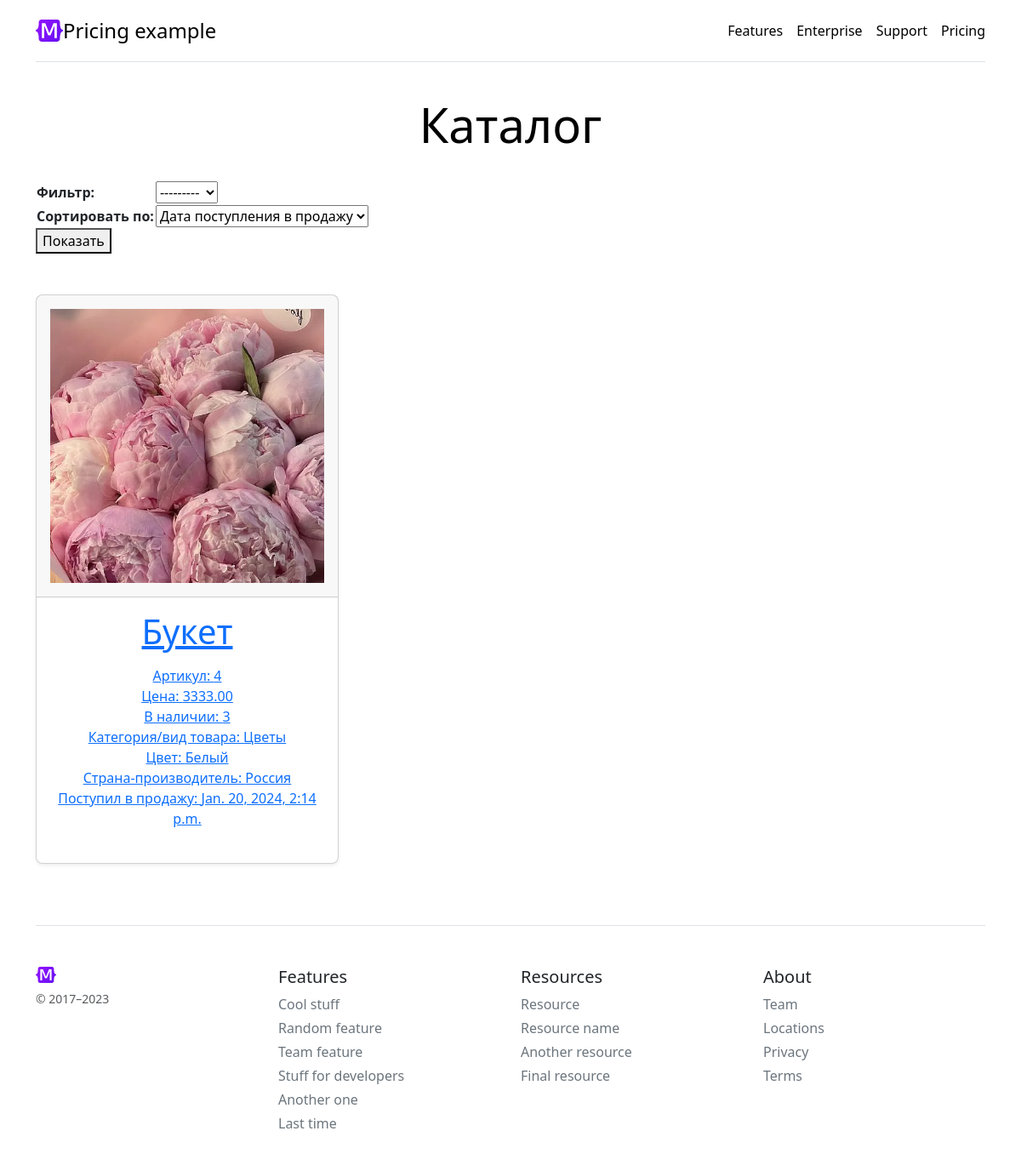
Before: /products/ with the older database file.
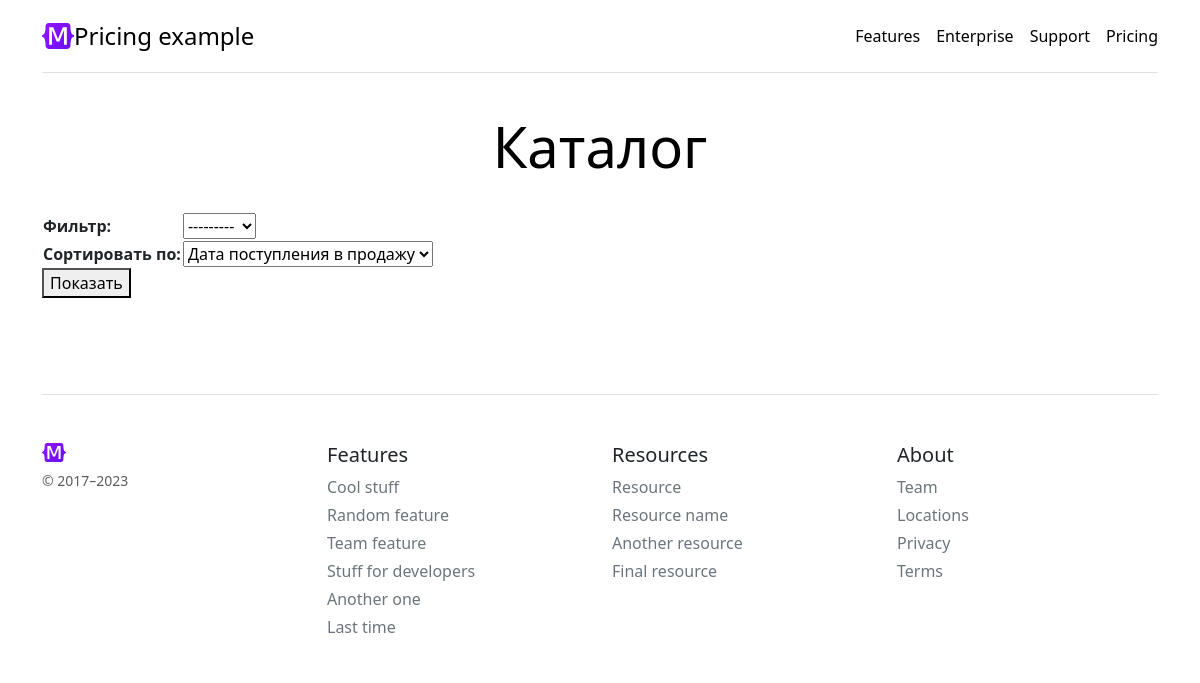
After: the same page with the newer database file.
### products/models.py (models this page shows)
class Product(NameMixin,
              models.Model):
    objects = models.Manager()  # По умолчанию. Нужен для админки.
    in_stock = ProductManager()
    added = models.DateTimeField(auto_now_add=True,
                                 verbose_name="Дата добавления")
    photo = models.ImageField(verbose_name="Фото. Рекомендовано 500 x 500 px", blank=False)
    price = models.DecimalField(max_digits=10,
                                decimal_places=2,
                                verbose_name="Цена",
                                validators=[MinValueValidator(Decimal('0.01'))])
    origin = models.ForeignKey(
        "Country",
        on_delete=models.CASCADE,
        verbose_name="Страна-производитель",
    )
    color = models.ForeignKey(
        "Color",
        on_delete=models.CASCADE,
        verbose_name="Цвет",
    )
    category = models.ForeignKey(
        "Category",
        on_delete=models.CASCADE,
        verbose_name="Категория / Вид товара",
    )
    stock = models.PositiveIntegerField(default=0,
                                        null=False,
                                        blank=False,
                                        verbose_name="Остаток товара")
    def get_absolute_url(self):
        return reverse('product-detail', kwargs={"pk": self.id})
    class Meta:
        verbose_name = "Товар"
        verbose_name_plural = "Товары"

class Category(NameMixin,
               models.Model):
    class Meta:
        verbose_name = "Категория/Вид товара"
        verbose_name_plural = "Категории/Виды товаров"

class Color(NameMixin,
            models.Model):
    class Meta:
        verbose_name = "Цвет"
        verbose_name_plural = "Цвета"

class Country(NameMixin,
              models.Model):
    class Meta:
        verbose_name = "Страна"
        verbose_name_plural = "Страны"

### products/views.py (the view)
# urls.py: path("products/", ProductListView.as_view(), name="product-list"),
class ProductListView(ListView):
    model = Product
    def get_queryset(self):
        queryset = Product.in_stock.all()
        category = self.request.GET.get("category")
        order_by = self.request.GET.get("order_by")
        if order_by:
            if order_by == 'price' or order_by == 'added':
                queryset = queryset.order_by("-" + order_by)
            else:
                assert (order_by == 'category' or order_by == 'origin')
                queryset = queryset.order_by(order_by + "__name")
        if category:
            queryset = queryset.filter(category_id=category)
        return queryset
    def get_context_data(self, **kwargs):
        context_data = super().get_context_data(**kwargs)
        context_data["sort_filter_form"] = ProductSortFilterForm(self.request.GET)
        return context_data

### products/forms.py
class ProductSortFilterForm(forms.ModelForm):
    def __init__(self, *args, **kwargs):
        super().__init__(*args, **kwargs)
        self.fields['category'].required = False
    order_by = forms.ChoiceField(choices=get_choices, label="Сортировать по", required=False)
    class Meta:
        model = Product
        fields = ["category"]
        labels = {
            "category": "Фильтр"
        }

### general/model_mixins.py (called while the page is built)
    def __str__(self):
        return self.name

### products/forms.py (called while the page is built)
def get_choices():
    choices = [(k, v) for k, v in SORT_CHOICES.items()]
    return choices

### products/models.py (called while the page is built)
    def get_queryset(self):
        return super().get_queryset().filter(stock__gte=1).order_by("-added")

### products/templates/products/product_list.html (shortened to what this page needs)
{% extends 'general/base.html' %}
{% block headline %}
<div class="pricing-header p-3 pb-md-4 mx-auto text-center">
  <h1 class="display-4 fw-normal text-body-emphasis">Каталог</h1>
</div>
{% endblock %}
{% block content %}
<main>
    <div class="mb-5">
        <form>
            <table>
                {{ sort_filter_form.as_table }}
            </table>
            <button>Показать</button>
        </form>
    </div>
    <div class="row row-cols-1 row-cols-md-3 mb-3 text-center">
      {% for object in object_list %}
      <div class="col">
        <div class="card mb-4 rounded-3 shadow-sm">
          <a href="{{ object.get_absolute_url }}">
            <div class="card-header py-3">
              <img class="img-fluid" src="{{ object.photo.url }}" alt="{{ object.name }}">
            </div>
          </a>
          <div class="card-body">
            <a href="{{ object.get_absolute_url }}">
              <h1 class="card-title pricing-card-title">{{ object.name }}</h1>
              <ul class="list-unstyled mt-3 mb-4">
                <li>Артикул: {{ object.id }}</li>
                <li>Цена: {{ object.price }}</li>
                <li>В наличии: {{ object.stock }}</li>
                <li>Категория/вид товара: {{ object.category }}</li>
                <li>Цвет: {{ object.color }}</li>
                <li>Страна-производитель: {{ object.origin }}</li>
                <li>Поступил в продажу: {{ object.added }}</li>
              </ul>
            </a>
          </div>
        </div>
      </div>
      {% endfor %}
    </div>
  </main>
{% endblock %}

Changed rows visible on the page:
no longer on this page (row edited): Product: photo (picture), name "Букет", id "4", price "3333.00", stock "3", category "Цветы", color "Белый", origin "Россия", added "Jan. 20, 2024, 2:14 p.m."
